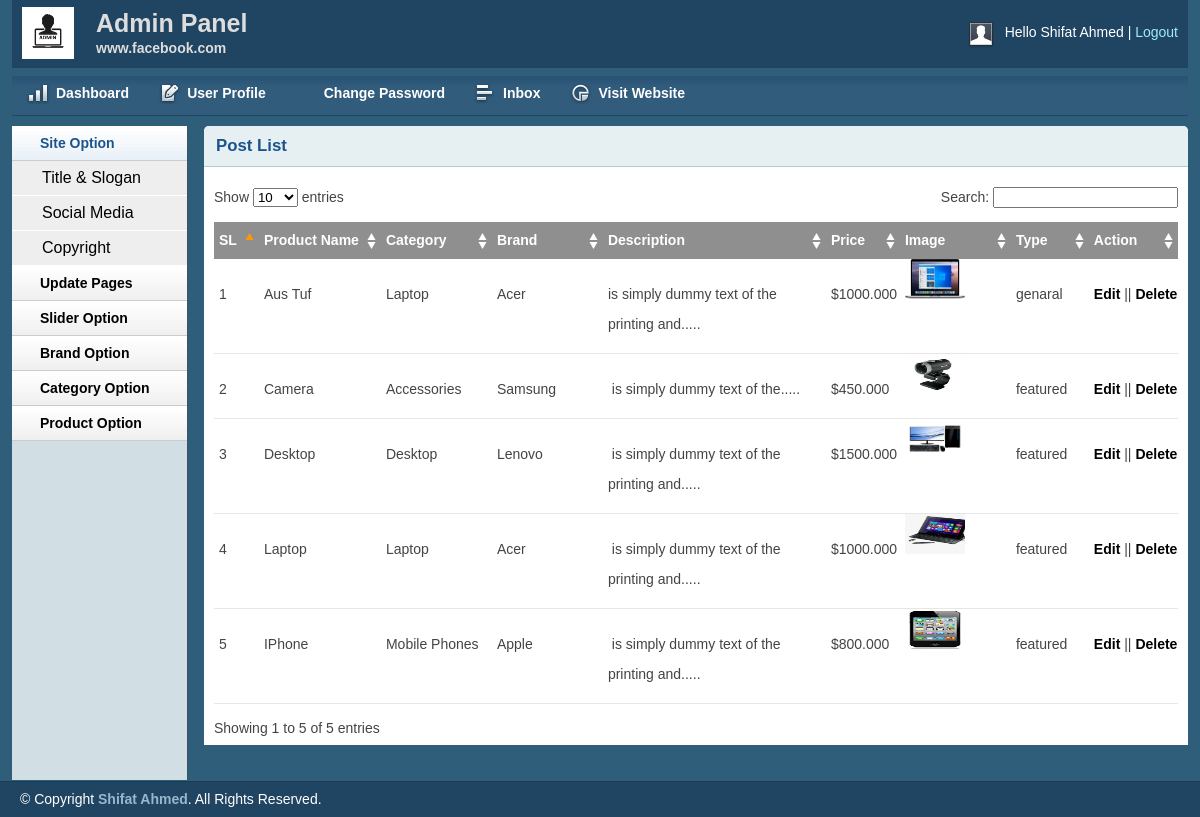
The page /admin/productlist.php (signed in) on the database its author committed.
### tables this page shows
CREATE TABLE `tbl_product` (
  `productId` int(11) NOT NULL,
  `productName` varchar(255) NOT NULL,
  `catId` int(11) NOT NULL,
  `brandId` int(11) NOT NULL,
  `body` text NOT NULL,
  `price` float(10,3) NOT NULL,
  `image` varchar(255) NOT NULL,
  `type` tinyint(4) NOT NULL DEFAULT 0
);

CREATE TABLE `tbl_category` (
  `catId` int(11) NOT NULL,
  `catName` varchar(255) NOT NULL
);

CREATE TABLE `tbl_brand` (
  `brandId` int(11) NOT NULL,
  `brandName` varchar(255) NOT NULL
);

### lib/Session.php (called while the page is built, shortened)
<?php
class Session{
 public static function get($key){
  if (isset($_SESSION[$key])) {
   return $_SESSION[$key];
  } else {
   return false;
  }
 }
}
?>

### lib/Database.php (called while the page is built, shortened)
<?php
Class Database{
    public $host   = DB_HOST;
    public $user   = DB_USER;
    public $pass   = DB_PASS;
    public $dbname = DB_NAME;
    public $link;
private function connectDB(){
    $this->link = new mysqli($this->host, $this->user, $this->pass,
    $this->dbname);
 }
public function select($query){
  $result = $this->link->query($query) or  die($this->link->error.__LINE__);
  if($result->num_rows > 0){
    return $result;
  } else {
    return false;
  }
 }
}

### classes/Product.php (called while the page is built, shortened)
<?php
    $filepath =realpath(dirname(__FILE__));
    include_once ($filepath.'/../lib/Database.php');
    include_once ($filepath.'/../helpers/Format.php');
?>
<?php
    class Product{
        private $db;
        public function __construct()
        {
            $this->db=new Database();
        }
    public function getAllProduct(){
        $query="SELECT tbl_product.*,tbl_category.catName,
        tbl_brand.brandName
        FROM tbl_product
        INNER JOIN tbl_category ON
        tbl_product.catId=tbl_category.catId
        INNER JOIN tbl_brand ON
        tbl_product.brandId=tbl_brand.brandId
         ORDER BY tbl_product.productId DESC";
        $getproduct=$this->db->select($query);
        return $getproduct;
    }
}
?>

### helpers/Format.php (called while the page is built, shortened)
<?php
class Format{
 public function textShorten($text, $limit = 400){
    $text = $text. " ";
    $text = substr($text, 0, $limit);
    $text = substr($text, 0, strrpos($text, ' '));
    $text = $text.".....";
    return $text;
 }
}
?>

### admin/productlist.php (the view, shortened to what this page needs)
<?php include 'inc/header.php';?>
<?php include 'inc/sidebar.php';?>
<?php include '../classes/Product.php' ?>
<?php include_once '../helpers/Format.php' ?>
<?php
	$pro=new Product();
	$fm=new Format();
?>
<div class="grid_10">
    <div class="box round first grid">
        <h2>Post List</h2>
        <div class="block">
            <table class="data display datatable" id="example">
			<thead>
				<tr>
					<th width="4%">SL</th>
					<th width="11%">Product Name</th>
					<th width="10%">Category</th>
					<th width="10%">Brand</th>
					<th width="20%">Description</th>
					<th width="5%">Price</th>
					<th width="10%">Image</th>
					<th width="7%">Type</th>
					<th width="8%">Action</th>
				</tr>
			</thead>
			<tbody>
				<?php
				$getProduct=$pro->getAllProduct();
				if($getProduct){
					$i=0;
					while($result=$getProduct->fetch_assoc()){
						$i++;
				?>
				<tr class="odd gradeX">
					<td><?php echo $i; ?></td>
					<td><?php echo $result['productName']; ?></td>
					<td><?php echo $result['catName']; ?></td>
					<td> <?php echo $result['brandName']; ?></td>
					<td> <?php echo $fm->textShorten($result['body'],50); ?></td>
					<td>$<?php echo $result['price']; ?></td>
					<td><img src="<?php echo $result['image'] ?>" width="60px" height="40px" /></td>
					<td>
						 <?php
						 if($result['type']==0){
							 echo "featured";
						 }else{
							 echo "genaral";
						 }
						 ?>
					</td>
					<td><a href="editproduct.php?productid=<?php echo $result['productId']; ?>">Edit</a> ||
					 <a onclick="return confirm('Are you sure to delete !')" href="?delproduct=<?php echo $result['productId']; ?>">Delete</a></td>
				</tr>
					<?php }}?>
			</tbody>
		</table>
       </div>
    </div>
</div>
<?php include 'inc/footer.php';?>

### admin/inc/header.php (shortened to what this page needs)
<?php include '../lib/Session.php';
?>
<!DOCTYPE html>
<html>
<head>
    <link rel="stylesheet" type="text/css" href="css/reset.css" media="screen" />
    <link rel="stylesheet" type="text/css" href="css/text.css" media="screen" />
    <link rel="stylesheet" type="text/css" href="css/grid.css" media="screen" />
    <link rel="stylesheet" type="text/css" href="css/layout.css" media="screen" />
    <link rel="stylesheet" type="text/css" href="css/nav.css" media="screen" />
    <link href="css/table/demo_page.css" rel="stylesheet" type="text/css" />
</head>
<body>
    <div class="container_12">
        <div class="grid_12 header-repeat">
            <div id="branding">
                <div class="floatleft logo">
                    <img src="img/logo1.png" alt="Logo" />
				</div>
				<div class="floatleft middle">
					<h1>Admin Panel</h1>
					<p>www.facebook.com</p>
				</div>
                <div class="floatright">
                    <div class="floatleft">
                        <img src="img/img-profile.jpg" alt="Profile Pic" /></div>
                        <div class="floatleft marginleft10">
                        <ul class="inline-ul floatleft">
                            <li>Hello <?php echo Session::get('adminName');?></li>
                            <li><a href="?action=logout">Logout</a></li>
                        </ul>
                    </div>
                </div>
            </div>
        </div>
        <div class="grid_12">
            <ul class="nav main">
                <li class="ic-dashboard"><a href="index.php"><span>Dashboard</span></a> </li>
                <li class="ic-form-style"><a href=""><span>User Profile</span></a></li>
				<li class="ic-typography"><a href="changepassword.php"><span>Change Password</span></a></li>
				<li class="ic-grid-tables"><a href="inbox.php"><span>Inbox</span></a></li>
                <li class="ic-charts"><a href=""><span>Visit Website</span></a></li>
            </ul>
        </div>

### admin/inc/sidebar.php (shortened to what this page needs)
<div class="grid_2">
    <div class="box sidemenu">
        <div class="block" id="section-menu">
            <ul class="section menu">
               <li><a class="menuitem">Site Option</a>
                    <ul class="submenu">
                        <li><a href="titleslogan.php">Title & Slogan</a></li>
                        <li><a href="social.php">Social Media</a></li>
                        <li><a href="copyright.php">Copyright</a></li>
                    </ul>
                </li>
                 <li><a class="menuitem">Update Pages</a>
                </li>
				<li><a class="menuitem">Slider Option</a>
                </li>
                <li><a class="menuitem">Brand Option</a>
                </li>
                <li><a class="menuitem">Category Option</a>
                </li>
                <li><a class="menuitem">Product Option</a>
                </li>
            </ul>
        </div>
    </div>
</div>

### admin/inc/footer.php (shortened to what this page needs)
    </div>
    <div id="site_info">
        <p>
         &copy; Copyright <a href="http://trainingwithliveproject.com">Shifat Ahmed</a>. All Rights Reserved.
        </p>
    </div>
</body>
</html>

### admin/css/text.css (style rules this page uses)
body { font: 13px/1.5 Tahoma, Helvetica, Arial, 'Liberation Sans', FreeSans, sans-serif; }
h1 { font-size: 25px; }
h2 { font-size: 23px; }
ul { list-style: square; }
li { margin-left: 30px; }
p, dl, hr, h1, h2, h3, h4, h5, h6, ol, ul, pre, table, address, fieldset { margin-bottom: 20px; }

### admin/css/grid.css (style rules this page uses)
.container_12, .container_16 { min-height: 620px; width: 100%; }
.grid_1, .grid_2, .grid_3, .grid_4, .grid_5, .grid_6, .grid_7, .grid_8, .grid_9, .grid_10, .grid_11, .grid_12, .grid_13, .grid_14, .grid_15, .grid_16 { display: inline; float: left; margin-left: 1%; margin-right: 1%; }
.container_12 .grid_12, .container_16 .grid_16 { width: 98%; }
.container_12 .grid_2 { width: 14.666%; }
.container_12 .grid_10 { width: 81.333%; }

### admin/css/layout.css (style rules this page uses)
body { background: #fff none repeat scroll 0 0; color: #444; font-size: 14px; padding: 0; }
.floatleft { float:left; }
.logo img { margin-top: -15px; width: 52px; }
.middle { margin-left: 22px; margin-top: -14px; }
.middle h1 { color:#ddd;margin:0 }
.middle p { color: #ddd; margin: 0; font-weight: bold; }
.floatright { float:right; }
.inline-ul li { display:inline; color:#fff; }
.marginleft10 { margin-left:10px; }
a { color: #000; font-weight:bold; text-decoration: none; }
.container_12, .container_16 { background:#2E5E79; }
h1, h2, h3, h4, h5, h6 { line-height:1.2em; margin-bottom:.3em; }
h2 { margin-top:1em; }
#branding { font-weight: normal; margin-bottom: 0; padding: 22px 10px 3px; text-align: left; }
.header-repeat { background:url(../img/header-repeat.jpg) repeat-x; }
#branding a { color:#A1EAFF; font-weight:normal; }
#branding a:before { content:" | "; color:#fff; }
#branding ul, #branding ul li { margin:0px; padding:0px; }
#branding li { padding:0px 0px 0px 0px !important; }
.box { background:#fff; margin-bottom:20px; padding:10px 10px 10px 10px; margin-left:-8px; }
.box.grid { padding-bottom:40px; }
.box.round { -moz-border-radius: 5px 5px 0px 0px; -webkit-border-radius: 5px 5px 0px 0px; border-radius: 5px 5px 0px 0px; }
.box h2 { font-size:1.2em; font-weight:bold; color:#1B548D; background:#E6F0F3; margin:-10px -10px 0 -10px; padding:10px 12px; border-bottom:1px solid #B3CBD6; -moz-border-radius: 5px 5px 0px 0px; -webkit-border-radius: 5px 5px 0px 0px; border-radius: 5px 5px 0px 0px; }
.box.first { min-height: 406px; }
.block { padding-top:20px; }
.box.sidemenu { background-color:#D1DEE4; border-right:1px solid #3A5665; padding:0px; margin:0px; cursor:pointer; }
.box.sidemenu .block { padding-top:0px; margin-top:0px; }
p { margin-bottom:1em; }
ul, ol { padding-top:0; }
ul.menu { list-style:none; border-top:1px solid #bbb; }
ul.menu li { margin:0; }
ul.menu li a { display:block; padding:4px 10px; border-bottom:1px solid #ccc; }
ul.menu ul { list-style:none; margin:0; }
ul.menu ul li a { padding-left:30px; }
ul.section { border-top:0; margin-bottom:0; }
ul.section li a { background:url(../img/sidemenu-repeat.jpg) repeat-x; line-height:26px; padding-left:28px; }
ul.section li li a { background:#ddd; border-bottom:1px solid #eee; }
ul.section ul li { text-transform:none; }
ul.section ul.current li a { background: #eee none repeat scroll 0 0; border-bottom: 1px solid #fff; font-size: 16px; font-weight: normal; }
ul.section li a.current { color:#1B548D; background:url(../img/sidemenu-repeat-hover.jpg) repeat-x; }
#site_info { color:#fff; background:#204562; border-top:1px solid #1d3b53; padding-left:20px; }
#site_info p { line-height:35px; margin-bottom:0px; }
#site_info a { color:#9ab6cc; }
.block { padding-bottom:1px; }
table.display { margin: 0 auto; clear: both; width: 100%; }
.sorting_asc { background: #8f8f8f url(../img/table/sort_asc.png) no-repeat center right; padding:8px 5px; text-align:left; color:#fff; }
.sorting { background:#8f8f8f url(../img/table/sort_both.png) no-repeat center right; padding:8px 5px; text-align:left; color:#fff; }
tr.odd { height: 30px; line-height: 30px; border-bottom:1px solid #e6e6e6; }
tr.even { height: 30px; line-height: 30px; border-bottom:1px solid #e6e6e6; }
tr.odd td, tr.even td { padding-left:5px; }

### rows shown on the page
tbl_product: productName "Aus Tuf", catId.catName "Laptop", brandId.brandName "Acer", body "is simply dummy text of the printing and.....", price "1000.000", image (picture), type "genaral"
tbl_product: productName "Camera", catId.catName "Accessories", brandId.brandName "Samsung", body "is simply dummy text of the.....", price "450.000", image (picture), type "featured"
tbl_product: productName "Desktop", catId.catName "Desktop", brandId.brandName "Lenovo", body "is simply dummy text of the printing and.....", price "1500.000", image (picture), type "featured"
tbl_product: productName "Laptop", catId.catName "Laptop", brandId.brandName "Acer", body "is simply dummy text of the printing and.....", price "1000.000", image (picture), type "featured"
tbl_product: productName "IPhone", catId.catName "Mobile Phones", brandId.brandName "Apple", body "is simply dummy text of the printing and.....", price "800.000", image (picture), type "featured"

### other values the page prints
Session::get('adminName') "Shifat Ahmed"
